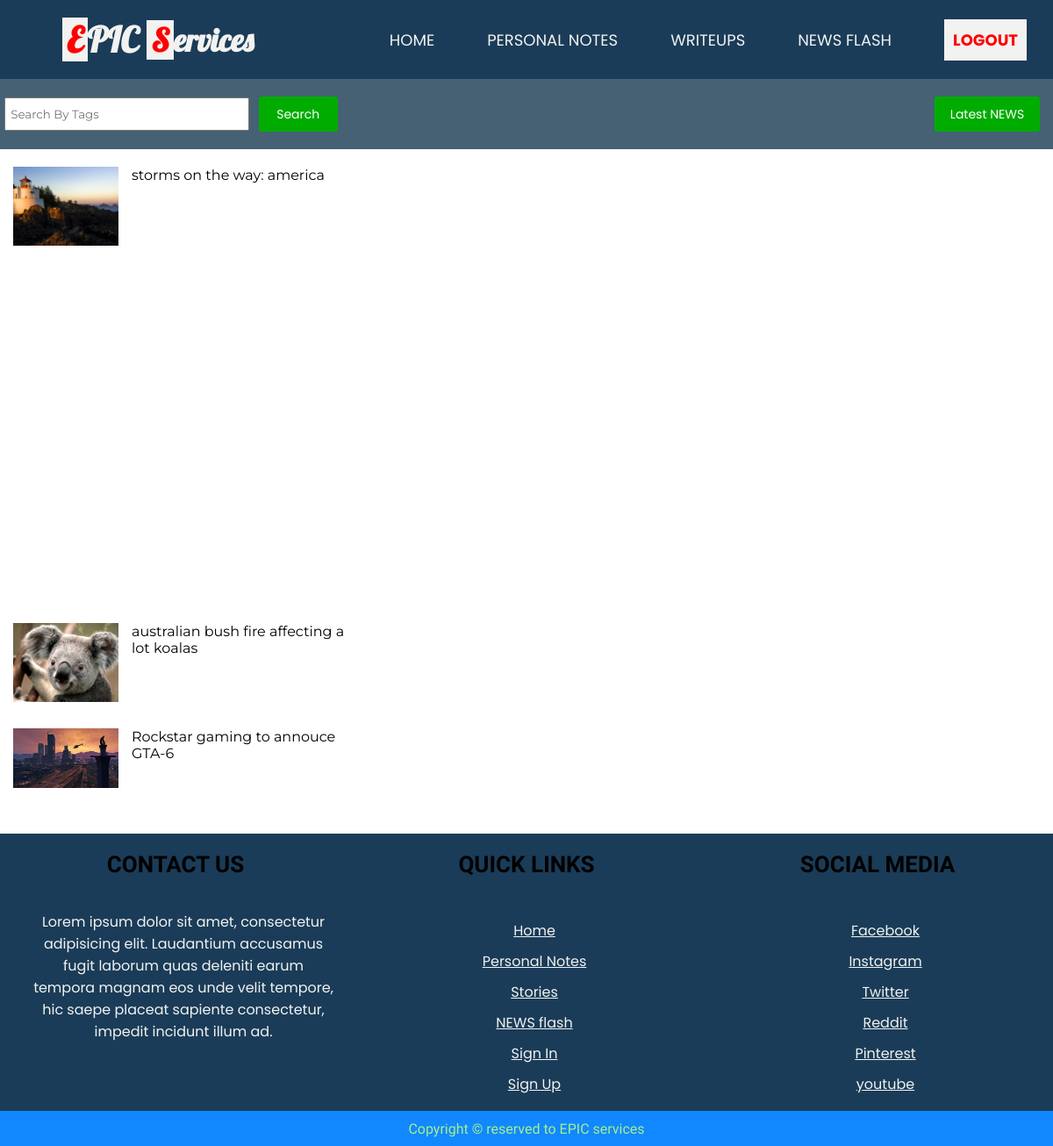
The page /news/index.php?filter=latest (signed in) on the database its author committed.
### tables this page shows
CREATE TABLE `news` (
  `newsid` int(11) NOT NULL,
  `newstitle` text,
  `newsdata` text,
  `newstags` text,
  `thumbnail` text,
  `dttm` date DEFAULT NULL
);

### news/index.php (the view, shortened to what this page needs)
<?php
	include("../public/top.php");
?>
<!DOCTYPE html>
<html lang="en">
<head>
	<link rel="stylesheet" href="styles/news.css">
</head>
<body>
	<section id="newsContainer">
		<?php
			include '../public/header.php';
		?>
		<section class="news-container-main">
			<section class="news-options">
				<section class="search-news">
					<form method="get" action="">
						<input type="text" name="searchNews" placeholder="Search By Tags">
						<button type="submit" name="searchNews" value="true">Search</button>
					</form>
				</section>
				<section class="more-ops">
					<a href="index.php?filter=latest" class="ctrl-btn">
						Latest NEWS
					</a>
				</section>
			</section>
			<?php
				if (!isset($_GET['searchNews'])) {
					if (!isset($_GET['filter'])) {
						$selectnewsquery = "select * from news where dttm > now() - interval 3 day order by rand() limit 20";
					}
					else if($_GET['filter'] == "latest") {
						$selectnewsquery = "select * from news order by newsid desc limit 20";
					}
				}
				else {
					$tagsToSearch = $_GET['searchNews'];
					$selectnewsquery = "select * from news where newstags like '%$tagsToSearch%'";
				}
				$res = mysqli_query($conn, $selectnewsquery);
				$checkData = mysqli_num_rows($res);
				if ($checkData > 0) {
					while($row = mysqli_fetch_array($res)) {
						$newsId = $row['newsid'];
						$newsTitle = $row['newstitle'];
						$newsThumbnail = $row['thumbnail'];
			?>
			<section class="n-container">
				<a href="open.php?newsid=<?= $newsId ?>">
					<section class="news-main">
						<section class="news-thumbnail">
							<img src="thumbnails/<?= $newsThumbnail ?>">
						</section>
						<section class="news-title">
							<?= $newsTitle ?>
						</section>
					</section>
				</a>
			</section>
		</section>
		<?php
					}
				}
		?>
		<?php
			include '../public/footer.php';
		?>
</body>
</html>

### news/styles/news.css (style rules this page uses)
#newsContainer { display: none; width: 100%; }
.news-container-main { width: 100%; min-height: 600px; }
.news-options { width: 100%; min-height: 80px; background-color: rgb(70, 97, 116); display: flex; justify-content: space-between; align-items: center; flex-wrap: wrap; }
.search-news { width: 390px; height: 80px; }
.search-news form { width: 100%; height: 100%; display: flex; justify-content: space-around; align-items: center; }
.search-news input[type="text"] { padding-left: 5px; width: calc(70% - 5px); height: 40%; font-family: 'Montserrat', sans-serif; }
.search-news button { width: 90px; height: 40px; border-radius: 3px; background-color: #01ac01; border: none; color: white; font-size: 14px; font-family: 'Poppins', sans-serif; }
.more-ops { display: flex; }
.ctrl-btn { width: 120px; height: 40px; background-color: #01ac01; border-radius: 3px; font-size: 14px; font-family: 'Poppins', sans-serif; display: flex; justify-content: center; align-items: center; color: white; text-decoration: none; margin-right: 15px; }
.n-container { width: 100%; display: flex; justify-content: space-between; flex-wrap: wrap; }
.news-main { width: 400px; min-height: 100px; margin-top: 20px; margin-left: 15px; margin-right: 15px; }
.news-thumbnail { width: 30%; height: 100%; max-height: 100px; float: left; }
.news-thumbnail img { width: 100%; height: 100%; }
.news-title { width: calc(70% - 15px); margin-left: 15px; height: 100%; float: left; font-family: 'Montserrat', sans-serif; }
a { color: black; }

### public/styles/header.css (style rules this page uses)
body { margin: 0; padding: 0; }

### rows shown on the page
news: thumbnail (picture), newstitle "storms on the way: america"
news: thumbnail (picture), newstitle "australian bush fire affecting a lot koalas"
news: thumbnail (picture), newstitle "Rockstar gaming to annouce GTA-6"
